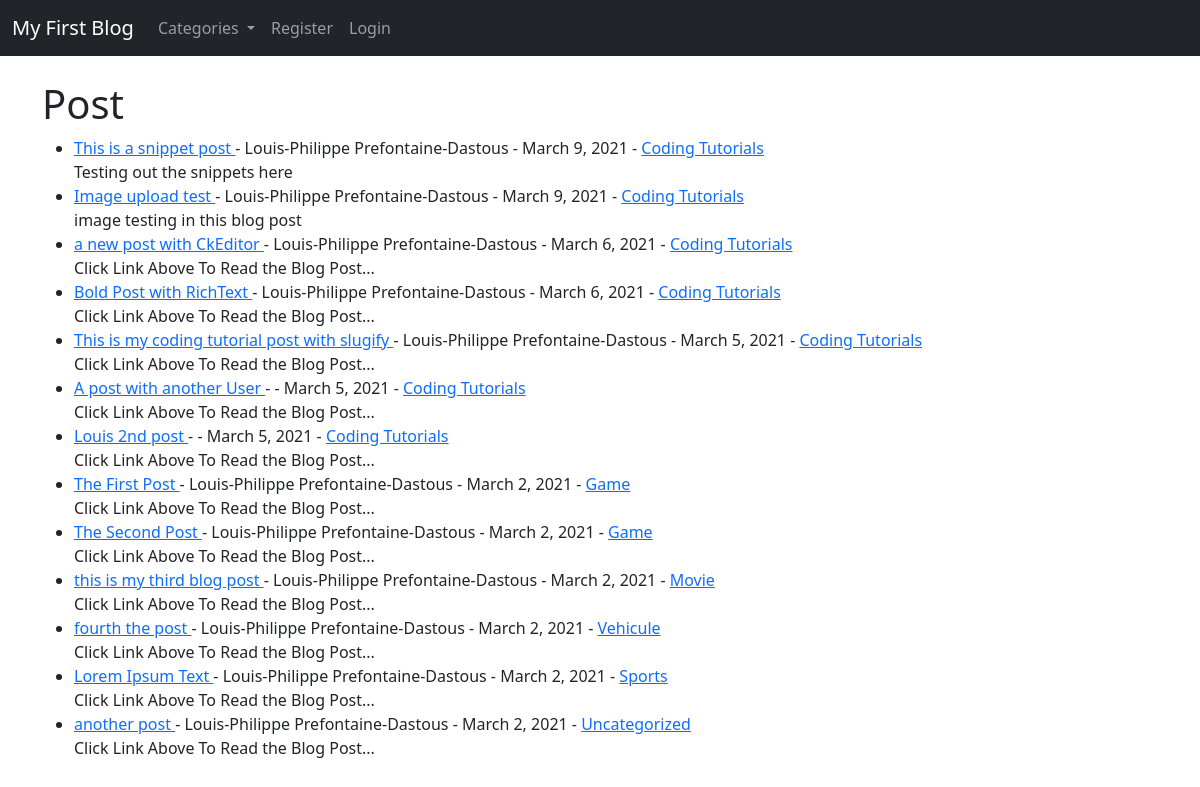
The page / on the database its author committed.
### theblog/models.py (models this page shows, shortened)
class Post(models.Model):
    title = models.CharField(max_length=255)
    header_image = models.ImageField(null=True,blank=True,upload_to="images/")
    title_tag = models.CharField(max_length=255)
    author = models.ForeignKey(User, on_delete=models.CASCADE)
    body = RichTextField(blank=True, null=True)
    post_date = models.DateField(auto_now_add = True)
    category = models.CharField(max_length=255, default='uncategorized')
    snippet = models.CharField(max_length=255)
    likes = models.ManyToManyField(User, related_name = 'blog_posts')

### theblog/views.py (the view)
# urls.py: path('', HomeView.as_view(), name="home"),
class HomeView(ListView):
    model = Post
    template_name = 'home.html'
    ordering = ['-post_date']
    def get_context_data(self, *args, **kwargs):
        cat_menu= Category.objects.all()
        context = super(HomeView, self).get_context_data(*args, **kwargs)
        context["cat_menu"]=cat_menu
        return context

### theblog/models.py (called while the page is built)
    def __str__(self):
        return self.category_name

### theblog/templates/home.html (shortened to what this page needs)
{% extends 'base.html' %}
{% block content %}
<h1>Post</h1>
<ul>
{%  for post in object_list %}
    <li>
        <a href="{% url 'article-detail' post.pk %}"> {{post.title}}
        </a>
        - {{post.author.first_name}} {{post.author.last_name}}
        - {{post.post_date}}
        - <a href = "{% url 'category' post.category|slugify %}"> {{post.category.title}}</a>
        <br/>
        {{post.snippet}}
    </li>
{% endfor %}
</ul>
{% endblock %}

### theblog/templates/base.html (shortened to what this page needs)
<!doctype html>
<html lang="en">
  <head>
    <link href="https://cdn.jsdelivr.net/npm/bootstrap@5.0.0-beta2/dist/css/bootstrap.min.css" rel="stylesheet">
  </head>
  <body>
      <nav class="navbar navbar-expand-lg navbar-dark bg-dark">
  <div class="container-fluid">
    <a class="navbar-brand" href="{% url 'home' %}">My First Blog</a>
    <div class="collapse navbar-collapse" id="navbarSupportedContent">
      <ul class="navbar-nav me-auto mb-2 mb-lg-0">
{% if cat_menu %}
    <li class="nav-item dropdown">
        <a class="nav-link dropdown-toggle" href="#" id="navbarDropdown" role="button" data-bs-toggle="dropdown" aria-expanded="false">Categories
        </a>
    </li>
{% else %}
    <li class="nav-item">
      <a class="nav-link" href="{%url 'category-list' %}">Categories</a>
    </li>
{% endif %}
{% if user.is_authenticated %}
        <li class="nav-item">
          <a class="nav-link" href="{%url 'add_post' %}">Add Post</a>
        </li>
        <li class="nav-item">
          <a class="nav-link" href="{%url 'add_category' %}">Add Category</a>
        </li>
        </ul>
        <ul class="navbar-nav ml-auto mb-2 mb-lg-0">
            <li class="nav-item dropdown">
              <a class="nav-link dropdown-toggle" href="#" id="navbarDropdown" role="button" data-bs-toggle="dropdown" aria-expanded="false">
                {{user.username}}
              </a>
              <ul class="dropdown-menu dropdown-menu-left" aria-labelledby="navbarDropdown">
                    <li><a class="dropdown-item" href="{%url 'edit_profile' %}">Edit Setting</a></li>
                {% if user.profile.id %}
                    <li><a class="dropdown-item" href="{%url 'edit_profile_page' user.profile.id %}">Edit Profile Page</a></li>
                    <li><a class="dropdown-item" href="{%url 'show_profile_page' user.profile.id %}">Show Profile Page</a></li>
                {% else %}
                    <li><a class="dropdown-item" href="{%url 'create_profile_page' %}">Create Profile Page</a></li>
                {% endif %}
                    <li><a class="dropdown-item" href="{%url 'logout' %}">Logout</a></li>
              </ul>
            </li>
        </ul>
{% else %}
            <li class="nav-item">
              <a class="nav-link" href="{%url 'register' %}">Register</a>
            </li>
            <li class="nav-item">
              <a class="nav-link" href="{%url 'login' %}">Login</a>
            </li>
{% endif %}
    </div>
  </div>
</nav>
<br/>
<div class="container">
{%block content %}
{% endblock %}
</div>
  </body>
</html>

### rows shown on the page
Post: title "This is a snippet post", author.first_name "Louis-Philippe", author.last_name "Prefontaine-Dastous", post_date "March 9, 2021", category "Coding Tutorials", snippet "Testing out the snippets here"
Post: title "Image upload test", author.first_name "Louis-Philippe", author.last_name "Prefontaine-Dastous", post_date "March 9, 2021", category "Coding Tutorials", snippet "image testing in this blog post"
Post: title "a new post with CkEditor", author.first_name "Louis-Philippe", author.last_name "Prefontaine-Dastous", post_date "March 6, 2021", category "Coding Tutorials", snippet "Click Link Above To Read the Blog Post..."
Post: title "Bold Post with RichText", author.first_name "Louis-Philippe", author.last_name "Prefontaine-Dastous", post_date "March 6, 2021", category "Coding Tutorials", snippet "Click Link Above To Read the Blog Post..."
Post: title "This is my coding tutorial post with slugify", author.first_name "Louis-Philippe", author.last_name "Prefontaine-Dastous", post_date "March 5, 2021", category "Coding Tutorials", snippet "Click Link Above To Read the Blog Post..."
Post: title "A post with another User", post_date "March 5, 2021", category "Coding Tutorials", snippet "Click Link Above To Read the Blog Post..."
Post: title "Louis 2nd post", post_date "March 5, 2021", category "Coding Tutorials", snippet "Click Link Above To Read the Blog Post..."
Post: title "The First Post", author.first_name "Louis-Philippe", author.last_name "Prefontaine-Dastous", post_date "March 2, 2021", category "Game", snippet "Click Link Above To Read the Blog Post..."
Post: title "The Second Post", author.first_name "Louis-Philippe", author.last_name "Prefontaine-Dastous", post_date "March 2, 2021", category "Game", snippet "Click Link Above To Read the Blog Post..."
Post: title "this is my third blog post", author.first_name "Louis-Philippe", author.last_name "Prefontaine-Dastous", post_date "March 2, 2021", category "Movie", snippet "Click Link Above To Read the Blog Post..."
Post: title "fourth the post", author.first_name "Louis-Philippe", author.last_name "Prefontaine-Dastous", post_date "March 2, 2021", category "Vehicule", snippet "Click Link Above To Read the Blog Post..."
Post: title "Lorem Ipsum Text", author.first_name "Louis-Philippe", author.last_name "Prefontaine-Dastous", post_date "March 2, 2021", category "Sports", snippet "Click Link Above To Read the Blog Post..."
Post: title "another post", author.first_name "Louis-Philippe", author.last_name "Prefontaine-Dastous", post_date "March 2, 2021", category "Uncategorized", snippet "Click Link Above To Read the Blog Post..."
